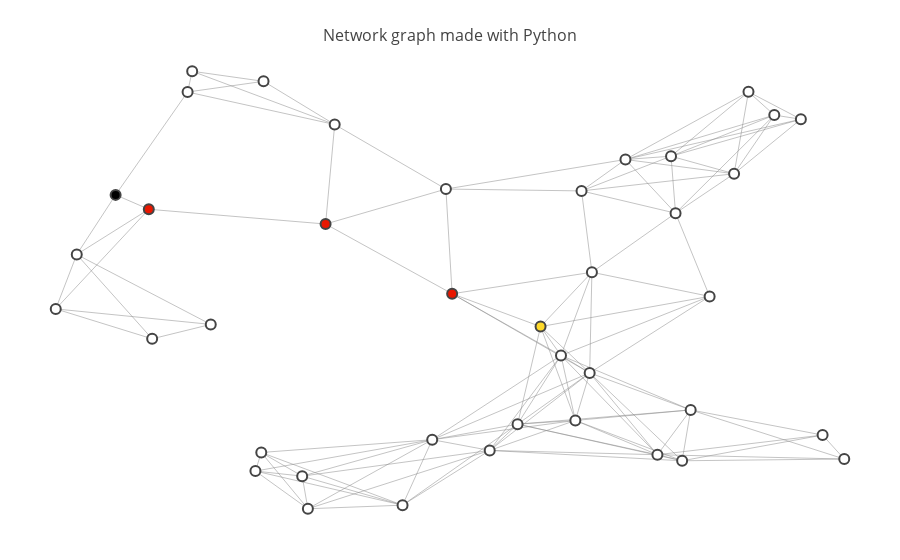

Notebook source saved alongside this figure:
### Markdown cell above
### Advanced Visualizations

The map above shows a network of roads which spans 40 different intersections (labeled 0 through 39). 

The `show_map` function which generated this map also takes a few optional parameters which might be useful for visualizing the output of the search algorithm you will write.

* `start` - The "start" node for the search algorithm.
* `goal`  - The "goal" node.
* `path`  - An array of integers which corresponds to a valid sequence of intersection visits on the map.

### Code cell
# run this code, note the effect of including the optional
# parameters in the function call.
show_map(map_40, start=5, goal=34, path=[5,16,37,12,34])

### Figure 1 — Plotly figure (JSON) as saved in the notebook; plotly's stock layout.template omitted (floating-point values rounded to 4 significant figures; data arrays with more than 128 entries replaced by an {"elided": "..."} marker saying what was removed)
{"data": [{"hoverinfo": "none", "line": {"color": "#888", "width": 0.5}, "mode": "lines", "type": "scatter", "x": {"elided": "369 float values"}, "y": {"elided": "369 float values"}}, {"hoverinfo": "text", "marker": {"color": [0, 0, 0, 0, 0, 3, 0, 0, 0, 0, 0, 0, 2, 0, 0, 0, 2, 0, 0, 0, 0, 0, 0, 0, 0, 0, 0, 0, 0, 0, 0, 0, 0, 0, 1, 0, 0, 2, 0, 0], "colorbar": {"thickness": 15, "title": "Node Connections", "titleside": "right", "xanchor": "left"}, "colorscale": "Hot", "line": {"width": 2}, "reversescale": true, "showscale": false, "size": 10}, "mode": "markers", "text": ["Intersection 0", "Intersection 1", "Intersection 2", "Intersection 3", "Intersection 4", "Intersection 5", "Intersection 6", "Intersection 7", "Intersection 8", "Intersection 9", "Intersection 10", "Intersection 11", "Intersection 12", "Intersection 13", "Intersection 14", "Intersection 15", "Intersection 16", "Intersection 17", "Intersection 18", "Intersection 19", "Intersection 20", "Intersection 21", "Intersection 22", "Intersection 23", "Intersection 24", "Intersection 25", "Intersection 26", "Intersection 27", "Intersection 28", "Intersection 29", "Intersection 30", "Intersection 31", "Intersection 32", "Intersection 33", "Intersection 34", "Intersection 35", "Intersection 36", "Intersection 37", "Intersection 38", "Intersection 39"], "type": "scatter", "x": [0.7802, 0.525, 0.8085, 0.2599, 0.7354, 0.09089, 0.314, 0.6825, 0.2013, 0.8552, 0.7582, 0.2531, 0.4814, 0.9112, 0.04581, 0.4583, 0.1294, 0.6077, 0.7196, 0.886, 0.4238, 0.8252, 0.4742, 0.2625, 0.9364, 0.6243, 0.5573, 0.7483, 0.6436, 0.3451, 0.02142, 0.641, 0.1744, 0.1333, 0.584, 0.3074, 0.7406, 0.3345, 0.1797, 0.6315], "y": [0.4947, 0.1495, 0.7696, 0.1449, 0.809, 0.7223, 0.01876, 0.8016, 0.432, 0.9011, 0.2403, 0.1032, 0.5006, 0.1839, 0.5887, 0.1736, 0.69, 0.3623, 0.1399, 0.8919, 0.02677, 0.9533, 0.7353, 0.9768, 0.1302, 0.2167, 0.2084, 0.1263, 0.5489, 0.88, 0.4666, 0.3233, 0.9529, 0.3997, 0.427, 0.09187, 0.6813, 0.6569, 0.9994, 0.7312]}], "layout": {"hovermode": "closest", "margin": {"b": 20, "l": 5, "r": 5, "t": 40}, "showlegend": false, "title": "<br>Network graph made with Python", "titlefont": {"size": 16}, "xaxis": {"showgrid": false, "showticklabels": false, "zeroline": false}, "yaxis": {"showgrid": false, "showticklabels": false, "zeroline": false}}}
